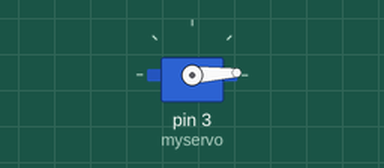
Simulated run of this sketch. Board: Arduino Uno, built with avr-gcc and run on an emulated ATmega328P. Parts: servo.

Above: at 0.05 s.
At 0.9 s:
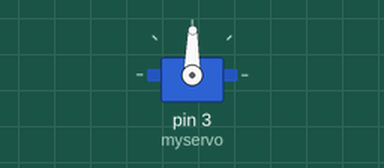
At 1.75 s:
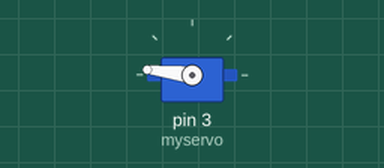
At 3.45 s:
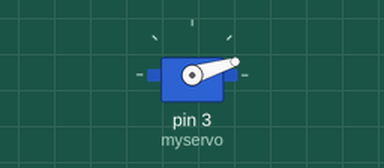
Timing chart, 0 to 8.3 s (numbered marks = the images above):
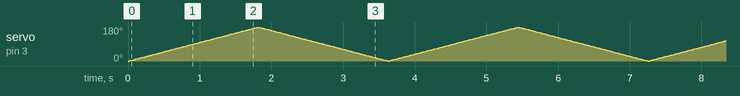

The sketch:

_24_ServoMoter.ino
```cpp
#include<Servo.h>
Servo myservo;

void setup() {
  // put your setup code here, to run once:
  myservo.attach(3);
}

void loop() {
  // put your main code here, to run repeatedly:
  for(int i =0; i <= 179; i++){
    myservo.write(i);
    delay(10);
  }


  for(int i =179; i >= 0; i--){
    myservo.write(i);
    delay(10);
  }
//  myservo.write(1);
//  delay(1000);
//  myservo.write(179);
//  delay(1000);
}
```
